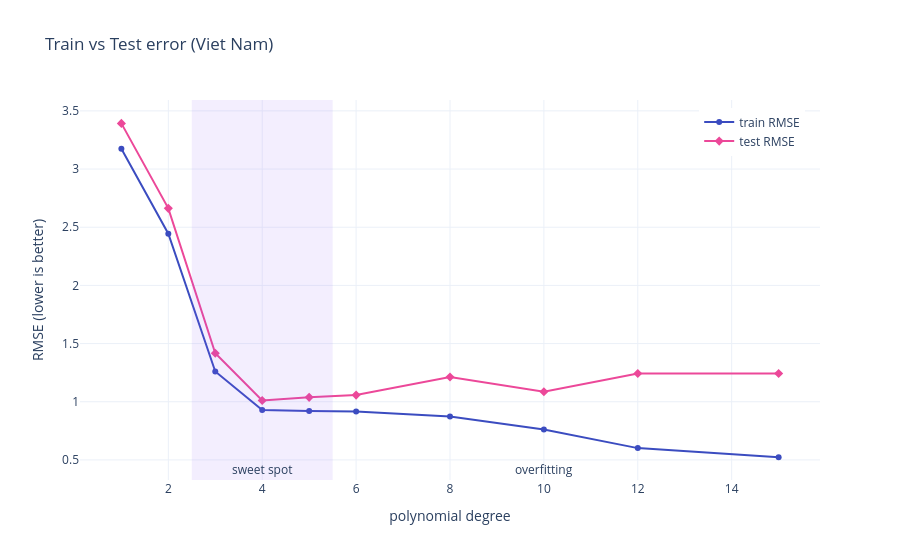

This figure's notebook cell:
### Code cell
"""OVERFITTING: เทียบ train RMSE กับ test RMSE ตามดีกรีของ polynomial (ข้อมูลข้าวเวียดนาม)
ไฟล์เดียวจบ วางในเซลล์ Jupyter ได้เลย | ต้องมี numpy, pandas, matplotlib (plotly ไม่บังคับ)"""
import os
import numpy as np
import pandas as pd
import matplotlib.pyplot as plt

# ---------------- ตั้งค่า ----------------
CSV_PATH = next((p for p in ["Rice_production.csv", "Rice production.csv"] if os.path.exists(p)),
                "Rice_production.csv")
AREA = "Viet Nam"                               # เปลี่ยนเป็นประเทศอื่นได้ เช่น "Indonesia"
DEGREES = [1, 2, 3, 4, 5, 6, 8, 10, 12, 15]
N_SPLITS = 100                                  # สุ่มแบ่ง train/test ซ้ำ แล้วใช้ค่ามัธยฐานให้กราฟนิ่ง
BLUE, PINK, PURPLE = "#3b4cc0", "#ec4899", "#8b5cf6"
plt.rcParams.update({
    "font.sans-serif": ["Leelawadee UI", "Tahoma", "Noto Sans Thai", "Loma", "DejaVu Sans"],
    "axes.unicode_minus": False,
})

# ---------------- เตรียมข้อมูล ----------------
df = pd.read_csv(CSV_PATH)
s = df[df["Area"] == AREA].set_index("Year")["Value"] / 1e6        # ล้านตัน
x = ((s.index - s.index.min()) / (s.index.max() - s.index.min()) * 2 - 1).to_numpy()  # สเกลปี -> [-1, 1]
y = s.to_numpy()

# ---------------- ฟิตโมเดลแต่ละดีกรี ----------------
rmse = lambda a, b: float(np.sqrt(np.mean((a - b) ** 2)))
tr_all = {d: [] for d in DEGREES}
te_all = {d: [] for d in DEGREES}
for seed in range(N_SPLITS):
    idx = np.random.default_rng(seed).permutation(len(x))
    k = int(0.7 * len(x))
    tr, te = idx[:k], idx[k:]
    for d in DEGREES:
        p = np.polynomial.Polynomial.fit(x[tr], y[tr], d)   # เสถียรกว่า np.polyfit เมื่อดีกรีสูง
        tr_all[d].append(rmse(p(x[tr]), y[tr]))
        te_all[d].append(rmse(p(x[te]), y[te]))
train = np.array([np.median(tr_all[d]) for d in DEGREES])
test = np.array([np.median(te_all[d]) for d in DEGREES])

best = int(np.argmin(test))                       # ดีกรีที่ test error ต่ำสุด = sweet spot
lo, hi = DEGREES[max(best - 1, 0)], DEGREES[min(best + 1, len(DEGREES) - 1)]
print(pd.DataFrame({"degree": DEGREES, "train RMSE": train.round(2), "test RMSE": test.round(2)}).to_string(index=False))
print(f"\nUnderfitting  degree 1 : train/test = {train[0]:.2f} / {test[0]:.2f}")
print(f"พอดี          degree {DEGREES[best]} : train/test = {train[best]:.2f} / {test[best]:.2f}")
print(f"Overfitting   degree {DEGREES[-1]}: train/test = {train[-1]:.2f} / {test[-1]:.2f}")

# ---------------- กราฟ (Matplotlib) ----------------
fig, ax = plt.subplots(figsize=(7, 4.6))
ax.axvspan(lo - .5, hi + .5, color=PURPLE, alpha=.10)
ax.plot(DEGREES, train, "-o", color=BLUE, ms=4, lw=1.6, label="train RMSE")
ax.plot(DEGREES, test, "-D", color=PINK, ms=4, lw=1.6, label="test RMSE")
ymax = max(test.max(), train.max())
ax.text((lo + hi) / 2, ax.get_ylim()[0] + .02 * ymax, "sweet spot", ha="center", va="bottom", fontsize=9, color="#333")
ax.text(DEGREES[-3], ax.get_ylim()[0] + .02 * ymax, "overfitting", ha="center", va="bottom", fontsize=9, color="#333")
ax.set(xlabel="polynomial degree", ylabel="RMSE, million tonnes (lower is better)",
       title=f"Train vs Test error ({AREA})")
ax.set_xticks([2, 4, 6, 8, 10, 12, 14])
ax.spines[["top", "right"]].set_visible(False)
ax.grid(True, color="#e5e7eb"); ax.set_axisbelow(True)
ax.legend(frameon=False, loc="upper right")
fig.tight_layout()
os.makedirs("outputs", exist_ok=True)
fig.savefig("outputs/overfitting.png", dpi=160)
plt.show()

# ---------------- กราฟ (Plotly, สไตล์เดียวกับตัวอย่าง) ----------------
try:
    import plotly.graph_objects as go
    f = go.Figure()
    f.add_vrect(x0=lo - .5, x1=hi + .5, fillcolor=PURPLE, opacity=.10, line_width=0)
    f.add_trace(go.Scatter(x=DEGREES, y=train, mode="lines+markers", name="train RMSE",
                           line=dict(color=BLUE), marker=dict(symbol="circle", size=6)))
    f.add_trace(go.Scatter(x=DEGREES, y=test, mode="lines+markers", name="test RMSE",
                           line=dict(color=PINK), marker=dict(symbol="diamond", size=7)))
    f.add_annotation(x=(lo + hi) / 2, y=0, yref="paper", text="sweet spot", showarrow=False, yanchor="bottom")
    f.add_annotation(x=DEGREES[-3], y=0, yref="paper", text="overfitting", showarrow=False, yanchor="bottom")
    f.update_layout(template="plotly_white", xaxis_title="polynomial degree",
                    yaxis_title="RMSE (lower is better)", title=f"Train vs Test error ({AREA})",
                    legend=dict(x=.98, y=.98, xanchor="right"))
    f.write_html("outputs/overfitting.html")
    f.show()
except ImportError:
    print("ไม่มี plotly: ข้ามกราฟ Plotly (pip install plotly)")

### Figure 1 — Plotly figure (JSON) as saved in the notebook; plotly's stock layout.template omitted (floating-point values rounded to 4 significant figures)
{"data": [{"line": {"color": "#3b4cc0"}, "marker": {"size": 6, "symbol": "circle"}, "mode": "lines+markers", "name": "train RMSE", "type": "scatter", "x": [1, 2, 3, 4, 5, 6, 8, 10, 12, 15], "y": [3.174, 2.444, 1.26, 0.9295, 0.9203, 0.9159, 0.8726, 0.761, 0.6015, 0.5229]}, {"line": {"color": "#ec4899"}, "marker": {"size": 7, "symbol": "diamond"}, "mode": "lines+markers", "name": "test RMSE", "type": "scatter", "x": [1, 2, 3, 4, 5, 6, 8, 10, 12, 15], "y": [3.393, 2.662, 1.416, 1.011, 1.038, 1.057, 1.213, 1.086, 1.242, 1.242]}], "layout": {"annotations": [{"showarrow": false, "text": "sweet spot", "x": 4, "y": 0, "yanchor": "bottom", "yref": "paper"}, {"showarrow": false, "text": "overfitting", "x": 10, "y": 0, "yanchor": "bottom", "yref": "paper"}], "legend": {"x": 0.98, "xanchor": "right", "y": 0.98}, "shapes": [{"fillcolor": "#8b5cf6", "line": {"width": 0}, "opacity": 0.1, "type": "rect", "x0": 2.5, "x1": 5.5, "xref": "x", "y0": 0, "y1": 1, "yref": "y domain"}], "title": {"text": "Train vs Test error (Viet Nam)"}, "xaxis": {"title": {"text": "polynomial degree"}}, "yaxis": {"title": {"text": "RMSE (lower is better)"}}}}
